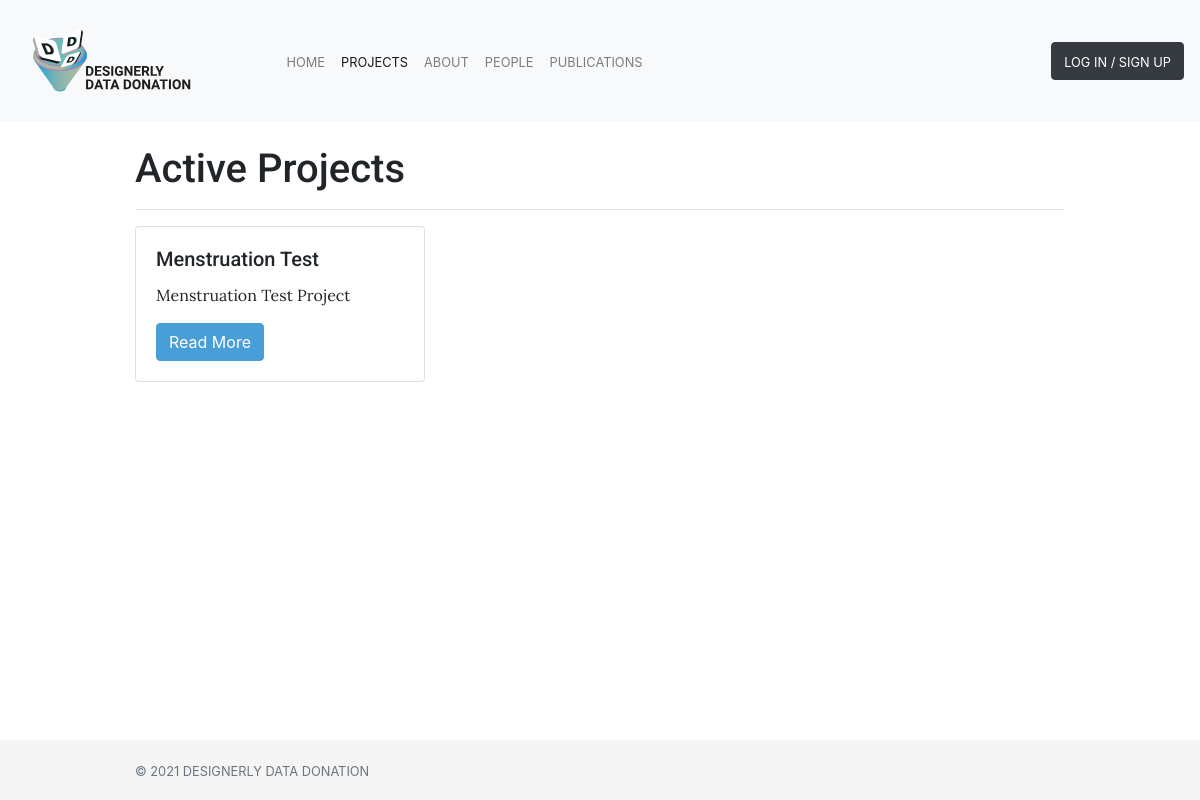
The app's page /project/ with its own data.
### bucket_view/models.py (models this page shows)
class Project(models.Model):
    id                      = models.CharField(max_length=100, blank=False, unique=True, primary_key=True)
    user                    = models.ForeignKey(settings.AUTH_USER_MODEL, on_delete=models.CASCADE)
    title                   = models.CharField(max_length=100, blank=False) # Short string field to hold project name
    description_tweet       = models.CharField(max_length=280, blank=False)  # Tweet-Like description of project
    description             = models.TextField(blank=False)  # Large string frield to hold a piece of text
    hrec                    = models.BooleanField(default=False)
    data                    = models.JSONField(blank=False, null=True)
    image                   = models.ImageField(upload_to="images", blank=True, null=True) #TODO: Figure this out
    start                   = models.DateField(blank=False)  # Start of project
    end                     = models.DateField(blank=False)  # End of project
    data_info               = models.TextField(blank=False, null=True)
    groupId                 = models.CharField(max_length=200, unique=True, default=None)
    def active(self):
        now = datetime.date.today()
        if self.start <= now and now <= self.end:
            return True
        return False

### bucket_view/views.py (the view)
# urls.py: path("project/", views.project_list, name="project_list"),
def project_list(request):
    project = Project.objects.all()
    context = {
        'project': project
    }
    return render(request, "project_list.html", context)

### bucket_view/templates/project_list.html
{% extends "base.html" %}
{% load static %}
{% block page_content %}
<section style="padding-top: 50px; padding-bottom: 50px">
    <div class="container">
        <h1>Active Projects</h1>
      <hr>
        <div class="row">
        {% for p in project %}
                {% if p.active %}
                    <div class="col-md-4">
                        <div class="card mb-2">
                            <div class="card-body">
                                <h5 class="card-title">{{ p.title }}</h5>
                                <p class="card-text">{{ p.description_tweet }}</p>
                                <a href="{% url 'project_view' pk=p.pk %}"
                                   class="btn btn-primary">
                                    Read More
                                </a>
                            </div>
                        </div>
                    </div>
                {% endif %}
            {% endfor %}
        </div>
    </div>
</section>
{% endblock %}

### static/css/base.css (style rules this page uses)
p { font-family: 'Lora', Sans-Serif; }
h1, h2, h3, h4, h5, h6 { font-family: 'Roboto', Serif; }
body { margin-bottom: 60px; margin-top: 95px; }
.btn-primary { color: #ffffff; background-color: #499ed8; border-color: #499ed8; }
a { color: #499ed8; }
.container { max-width: 960px; }

### records on screen
Project: title "Menstruation Test", description_tweet "Menstruation Test Project"
